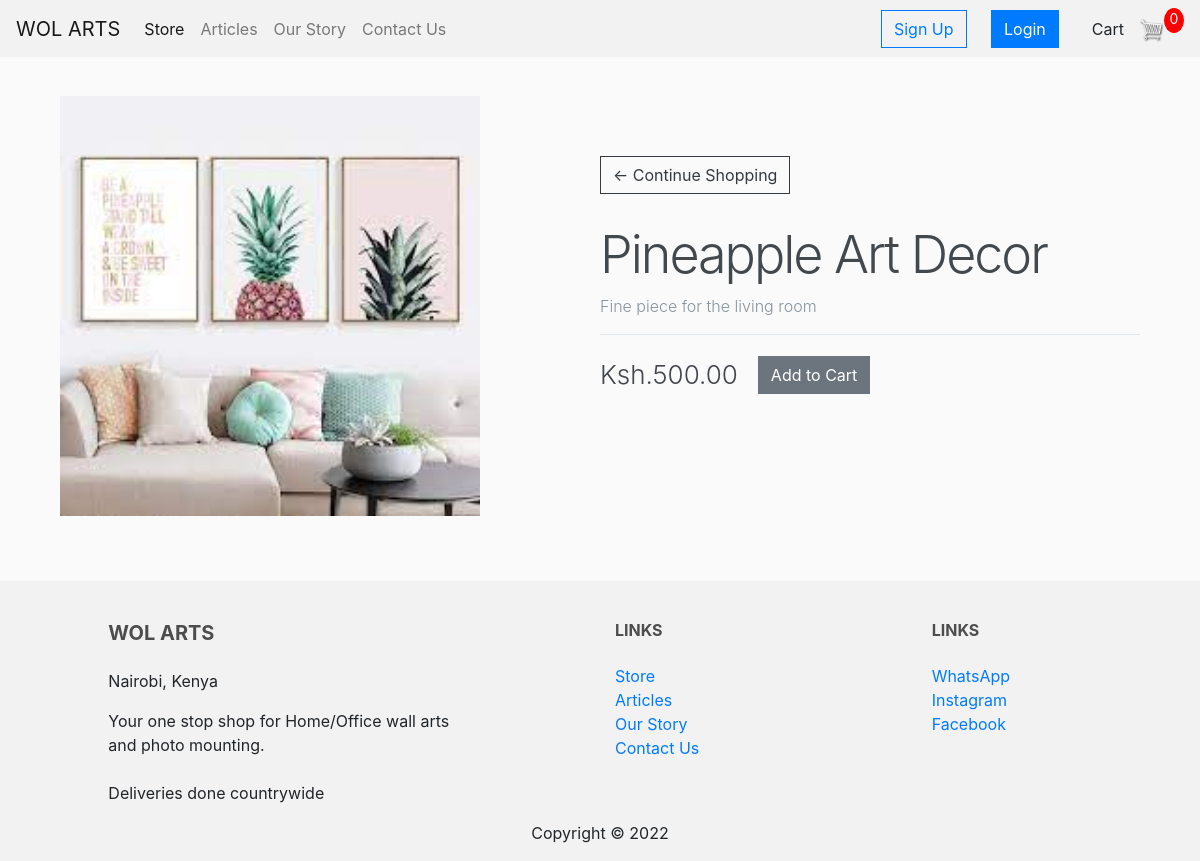
/product/1/, run on the app's committed database.
### store/models.py (models this page shows, shortened)
class Product(models.Model):
    name = models.CharField(max_length=200)
    slug = models.SlugField (default ='-')
    description = models.TextField()
    price = models.DecimalField(max_digits=6,
                                decimal_places=2,
                                validators=[MinValueValidator(0)]
                                )
    inventory = models.IntegerField(validators=[MinValueValidator(0)])
    last_updated = models.DateTimeField(auto_now=True)
    collection = models.ForeignKey(Collection, on_delete=models.PROTECT)
    promotions = models.ForeignKey(Promotion, on_delete=models.PROTECT, null=True, blank=True)
    image = models.ImageField(null=True, blank=True)

### store/views.py (the view)
# urls.py: path('product/<str:pk>/', views.product, name="product"),
def product (request, pk):
    product = Product.objects.get(id=pk)
    if request.user.is_authenticated:
        customer = request.user.customer
        order, created = Order.objects.get_or_create(customer=customer, complete=False)
        items = order.orderitem_set.all()
        cartItems = order.get_cart_items
    else:
        items = []
        cookieData = cookieCart(request)
        cartItems = cookieData['cartItems']
    context = {'product':product,'cartItems':cartItems}
    return render(request, 'store/product.html', context)

### store/utils.py (called while the page is built, shortened)
def cookieCart(request):
	try:
		cart = json.loads(request.COOKIES['cart'])
	except:
		cart = {}
		print('CART:', cart)
	items = []
	order = {'get_cart_total':0, 'get_cart_items':0, 'shipping':False}
	cartItems = order['get_cart_items']
	return {'cartItems':cartItems ,'order':order, 'items':items}

### store/templates/store/product.html (shortened to what this page needs)
{% extends 'store/main.html' %}
{% load static %}
{% block content %}
	<main class="container-wrapper">
        <div class="left-column">
			<img src="{{product.image.url}}" >
		</div>
  		<div class="right-column">
			<div class="product-description">
				<a  class="btn btn-outline-dark"  href="{% url 'store' %}">&#x2190; Continue Shopping</a>
				<br>
				<h1 style="padding-top: 30px;">{{product.name}}</h1>
				 <p>
					{{product.description}}
				</p>
			</div>
    		<div class="product-configuration">
				<div class="product-price">
					<span>Ksh.{{product.price}}</span>
					<button data-product={{product.id}} data-action="add" style="float: right"
					class="btn btn-secondary add-btn update-cart">Add to Cart</button>
				</div>
				</div>
			  </main>
{% endblock content %}

### static/css/main.css (style rules this page uses)
body { background-color: hsl(0, 0%, 98%); min-height: 100vh; display: flex; flex-direction: column; }
h1,h2,h3,h4,h5,h6 { color:hsl(0, 0%, 30%); }
.container-wrapper { max-width: 1200px; margin: 0 auto; padding: 15px; display: flex; height: 450px; }
.left-column { width: 50% !important; position: relative; }
.right-column { width: 50% !important; margin-top: 60px; }
.left-column img { width: auto !important; max-width: 100% !important; height: 100%; position: absolute; left: 0; top: 0; padding-right: 30px; }
.product-description { border-bottom: 1px solid #E1E8EE; margin-bottom: 20px; }
.product-description h1 { font-weight: 300; font-size: 52px; color: #43484D; letter-spacing: -2px; }
.product-description p { font-size: 16px; font-weight: 300; color: #86939E; line-height: 24px; }
.product-price { display: flex; align-items: center; }
.product-price span { font-size: 26px; font-weight: 300; color: #43474D; margin-right: 20px; }
.btn { border-radius: 0; }

### data on the page
Product: image (picture), name "Pineapple Art Decor", description "Fine piece for the living room", price "500.00"

### other printed values
{{ cartItems }} "0"
